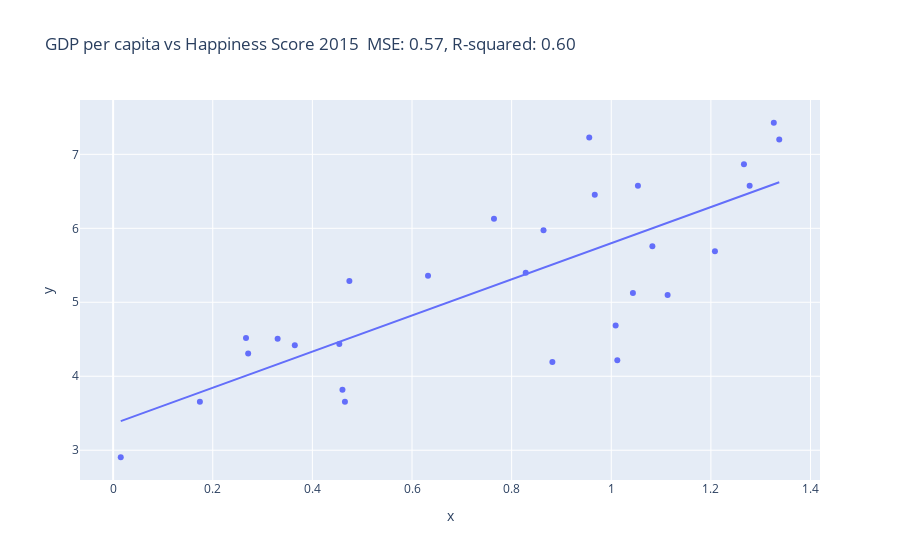

The code cell stored with this chart in its notebook:
### Code cell
from sklearn.model_selection import train_test_split
from sklearn.linear_model import LinearRegression
from sklearn.metrics import mean_squared_error, r2_score

i = 1
for df in [df_2015, df_2016, df_2017, df_2018, df_2019]:
    X = df[['GDPPC']]
    y = df['Score']
    X_train, X_test, y_train, y_test = train_test_split(X, y, test_size=0.2, random_state=42)
    regression_model = LinearRegression()
    regression_model.fit(X_train, y_train)
    y_pred = regression_model.predict(X_test)
    mse = mean_squared_error(y_test, y_pred)
    r2 = r2_score(y_test, y_pred)
    fig = px.scatter(x=X_test.squeeze(), y=y_test, trendline="ols", title=f"GDP per capita vs Happiness Score {2014+i}\t MSE: {mse:.2f}, R-squared: {r2:.2f}")
    fig.show()
    i += 1

### Figure 1 — Plotly figure (JSON) as saved in the notebook; plotly's stock layout.template omitted (floating-point values rounded to 4 significant figures)
{"data": [{"hovertemplate": "x=%{x}<br>y=%{y}<extra></extra>", "legendgroup": "", "marker": {"color": "#636efa", "symbol": "circle"}, "mode": "markers", "name": "", "orientation": "v", "showlegend": false, "type": "scatter", "x": [0.3302, 0.6322, 0.9669, 0.8818, 0.864, 1.337, 1.113, 0.4743, 0.2667, 0.4541, 0.2711, 1.083, 0.8283, 1.266, 0.4653, 1.043, 0.9558, 1.054, 0.4604, 0.3647, 0.7645, 1.012, 1.208, 1.326, 0.1742, 1.278, 0.0153, 1.009], "xaxis": "x", "y": [4.507, 5.36, 6.455, 4.194, 5.975, 7.2, 5.098, 5.286, 4.518, 4.436, 4.307, 5.759, 5.399, 6.867, 3.655, 5.124, 7.226, 6.574, 3.819, 4.419, 6.13, 4.218, 5.689, 7.427, 3.656, 6.575, 2.905, 4.686], "yaxis": "y"}, {"hovertemplate": "<b>OLS trendline</b><br>y = 2.4427 * x + 3.3561<br>R<sup>2</sup>=0.605102<br><br>x=%{x}<br>y=%{y} <b>(trend)</b><extra></extra>", "legendgroup": "", "marker": {"color": "#636efa", "symbol": "circle"}, "mode": "lines", "name": "", "showlegend": false, "type": "scatter", "x": [0.0153, 0.1742, 0.2667, 0.2711, 0.3302, 0.3647, 0.4541, 0.4604, 0.4653, 0.4743, 0.6322, 0.7645, 0.8283, 0.864, 0.8818, 0.9558, 0.9669, 1.009, 1.012, 1.043, 1.054, 1.083, 1.113, 1.208, 1.266, 1.278, 1.326, 1.337], "xaxis": "x", "y": [3.393, 3.782, 4.008, 4.018, 4.163, 4.247, 4.465, 4.481, 4.493, 4.515, 4.9, 5.224, 5.379, 5.467, 5.51, 5.691, 5.718, 5.82, 5.829, 5.905, 5.93, 6.0, 6.075, 6.307, 6.449, 6.477, 6.596, 6.623], "yaxis": "y"}], "layout": {"legend": {"tracegroupgap": 0}, "title": {"text": "GDP per capita vs Happiness Score 2015\t MSE: 0.57, R-squared: 0.60"}, "xaxis": {"anchor": "y", "domain": [0, 1], "title": {"text": "x"}}, "yaxis": {"anchor": "x", "domain": [0, 1], "title": {"text": "y"}}}}
